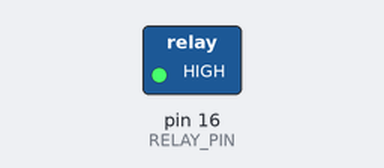
Recording of a sketch running on a simulated Arduino Uno, built with avr-gcc and run on an emulated ATmega328P. Parts: switched loads named in the sketch (green lamp = pin HIGH).

Above: at 1.0 s.
At 3.0 s:
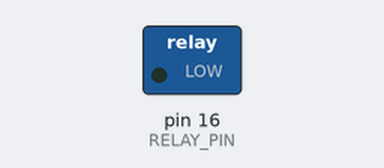
Timing chart, 0 to 5.2 s (numbered marks = the images above):
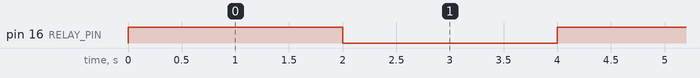

Measured:
- by itself, pin 16 (RELAY_PIN): alternates HIGH for 2.0 s and LOW for 2.0 s

The sketch:

Relay_Debugging.ino
```cpp
#define RELAY_PIN  16   // change this to your relay GPIO

void setup() {
  pinMode(RELAY_PIN, OUTPUT);
}

void loop() {
  // TURN ON relay
  digitalWrite(RELAY_PIN, HIGH);
  delay(2000);  // 2 seconds ON

  // TURN OFF relay
  digitalWrite(RELAY_PIN, LOW);
  delay(2000);  // 2 seconds OFF
}
```
